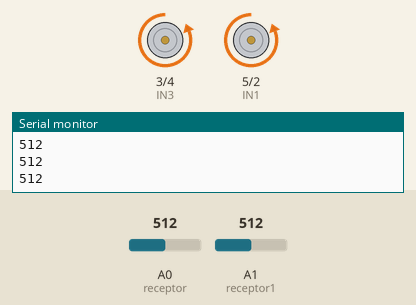
This sketch was run on a simulated Arduino Uno, built with avr-gcc and run on an emulated ATmega328P. Shown: motor-driver pin pairs drawn as motors (green arrow = first pin HIGH = forward, orange = second pin HIGH = backward, longer = more drive), the last lines printed to the serial monitor. The test bench sets the inputs (shaded band); at power-on: A0 (receptor) = 512, A1 (receptor1) = 512.

Above: at 1.4 s.
1.5 s: A0 (receptor) set to 290
At 2.8 s:
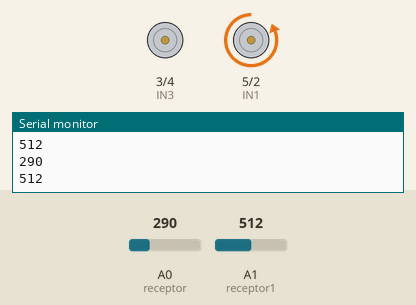
3.9 s: A0 (receptor) set to 306
At 5.9 s:
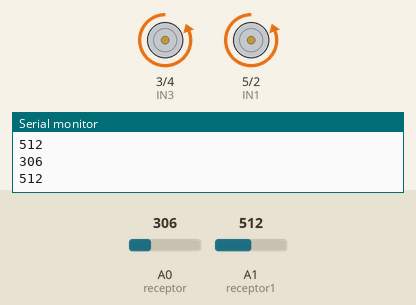
6.3 s: A0 (receptor) set to 122
At 7.8 s:
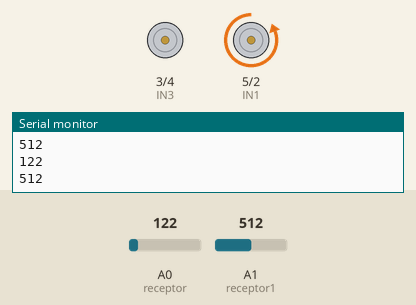
Timing chart, 0 to 9.3 s (numbered marks = the images above; inputs shaded):
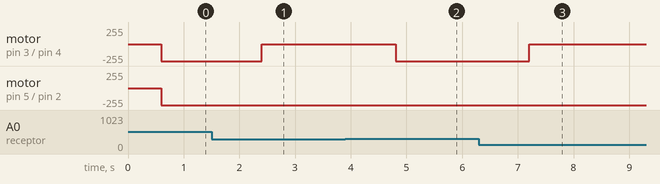

The sketch:

SNY70LED.ino
```cpp
int receptor = A0 ;
int receptor1 = A1 ;
int sensorval ;
int sensorval1 ;
int IN1 = 5 ;
int IN2 = 2 ;
int IN3 = 3 ;
int IN4 = 4 ;

void setup() {
  Serial.begin(9600);
  pinMode (IN1, OUTPUT);
  pinMode (IN2, OUTPUT);
  pinMode (IN3, OUTPUT);
  pinMode (IN4, OUTPUT);
  // put your setup code here, to run once:

}

void loop() {
  sensorval=analogRead(receptor); // Amarillo
  Serial.println (sensorval); // Amarillo
  delay (300);
  sensorval1=analogRead(receptor1); // Naranja
  Serial.println (sensorval1); // Naranja
  delay(300);

  if (sensorval < 300 && sensorval1 < 300 )
{
  digitalWrite (IN1, LOW);
  digitalWrite (IN2, HIGH);
  digitalWrite (IN3, LOW);
  digitalWrite (IN4, HIGH);

}
if (sensorval > 300 && sensorval1 > 300 )
{
  digitalWrite (IN1, LOW);
  digitalWrite (IN2, LOW);
  digitalWrite (IN3, LOW);
  digitalWrite (IN4, LOW);

}
  if (sensorval > 300 && sensorval1 < 300 )
  {
    digitalWrite (IN1, LOW);
    digitalWrite (IN2, LOW);
    digitalWrite (IN3, LOW);
    digitalWrite (IN4, HIGH);

  }
  if (sensorval < 300 && sensorval1 > 300 )
  {

    digitalWrite (IN1, LOW);
    digitalWrite (IN2, HIGH);
    digitalWrite (IN3, LOW);
    digitalWrite (IN4, LOW);
  }

  //if ((sensorval1) > 500)
  //{
    //digitalWrite (IN1, LOW);
    //digitalWrite (IN2, HIGH);
    //digitalWrite (IN3, LOW);
    //digitalWrite (IN4, LOW);

  //}
 else
  {
    digitalWrite (IN1, LOW);
    digitalWrite (IN2, HIGH);
    digitalWrite (IN3, LOW);
    digitalWrite (IN4, HIGH);
  }
  // put your main code here, to run repeatedly:

}
```

Measured:
- after the input at 1.5 s, motor on pin 3 (IN3) / pin 4 (IN4): backward 255/255 → stopped after 0.90 s
- after the input at 3.9 s, motor on pin 3 (IN3) / pin 4 (IN4): stopped → backward 255/255 after 0.91 s
- after the input at 6.3 s, motor on pin 3 (IN3) / pin 4 (IN4): backward 255/255 → stopped after 0.91 s
